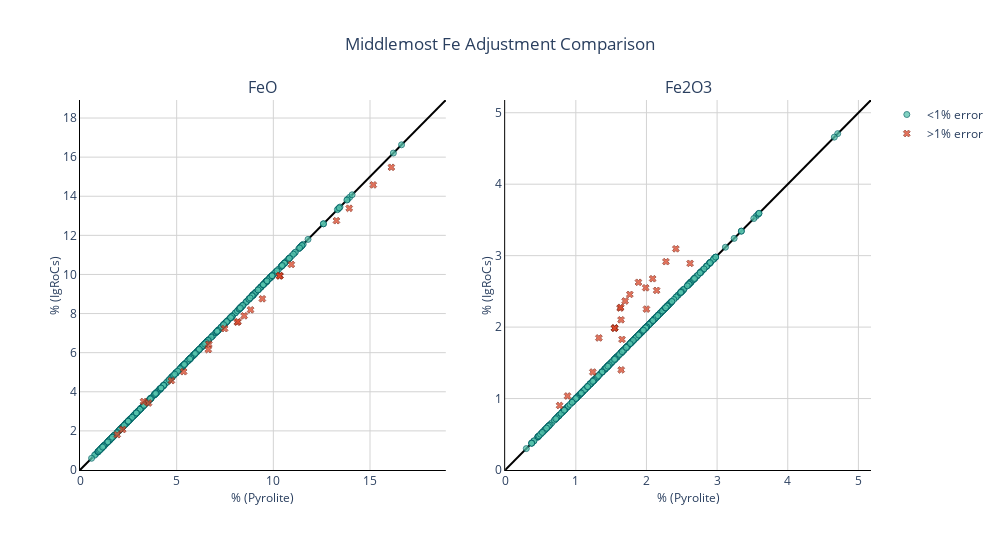

Here is the notebook cell this chart was saved with:
### Code cell
rows=1
cols=2

fig = make_subplots(rows=rows, cols=cols,subplot_titles=['FeO', 'Fe2O3'], horizontal_spacing=0.075)

list_index = 0
n_plots = 2

for i in range(1,rows+1):
    for j in range(1,cols+1):
        if list_index + 1 <= n_plots:
            trace = ['FeO', 'Fe2O3'][list_index]

            pct_diff_middlemost_filter = abs(web_norms_middlemost[trace] - igrocs_input_adj_middlemost[trace]) / igrocs_input_adj_middlemost[trace] > 0.01

            
            fig.append_trace(
                go.Scatter(
                    showlegend=False,
                    x=[0,100],
                    y=[0,100],
                    mode='lines',
                    line=dict(color='black')
                    ),
                row=i,
                col=j,
                
            )

            fig.append_trace(
            go.Scatter(
                showlegend=False,
                x=web_norms_middlemost[trace][pct_diff_middlemost_filter==False],
                y=igrocs_input_adj_middlemost[trace][pct_diff_middlemost_filter==False],
                mode='markers',
                marker=dict(
                        color="#57C4AD",
                        opacity=0.75,
                        line=dict(
                            color='#006164',
                            width=1)),
                name=r'<1% error',
                ),
            row=i,
            col=j
            )
            
            fig.append_trace(
                go.Scatter(
                    showlegend=False,
                    x=web_norms_middlemost[trace][pct_diff_middlemost_filter],
                    y=igrocs_input_adj_middlemost[trace][pct_diff_middlemost_filter],
                    mode='markers',
                    marker=dict(
                        symbol='x',
                        color="#DB4325",
                        opacity=0.75,
                        line=dict(
                            color='#8b2a17',
                            width=1)),
                    name=r'>1% error',
                    ),
                row=i,
                col=j
            )

            x_max = web_norms_middlemost[trace].fillna(0).max()
            y_max = igrocs_input_adj_middlemost[trace].fillna(0).max()

            xy_max = max([x_max, y_max])*1.1

            fig.update_xaxes(
                title_text="% (webNORM)",
                title_font = {"size": 12},
                title_standoff = 5,
                range=[0,xy_max],
                row=i,
                col=j,
                gridcolor='lightgrey',
                linecolor='black'
                )
            
            fig.update_yaxes(
            title_text='% (IgRoCs)',
            title_font = {"size": 12},
            title_standoff = 0,
            range=[0,xy_max],
            row=i,
            col=j,
            gridcolor='lightgrey',
            linecolor='black'
            )

        list_index +=1

fig['data'][1].update(showlegend=True)
fig['data'][2].update(showlegend=True)


fig.update_layout(height=550, width=1000, showlegend=True, title_text="Middlemost Fe Adjustment Comparison",plot_bgcolor='rgba(0,0,0,0)', title_x=0.5)
fig.show()
fig.write_image('MiddlemostAdjustment_FeO_Fe2O3.pdf')

### Figure 1 — Plotly figure (JSON) as saved in the notebook; plotly's stock layout.template omitted (floating-point values rounded to 4 significant figures; data arrays with more than 128 entries replaced by an {"elided": "..."} marker saying what was removed)
{"data": [{"line": {"color": "black"}, "mode": "lines", "showlegend": false, "type": "scatter", "x": [0, 100], "xaxis": "x", "y": [0, 100], "yaxis": "y"}, {"marker": {"color": "#57C4AD", "line": {"color": "#006164", "width": 1}, "opacity": 0.75}, "mode": "markers", "name": "<1% error", "showlegend": true, "type": "scatter", "x": {"elided": "529 float values"}, "xaxis": "x", "y": {"elided": "529 float values"}, "yaxis": "y"}, {"marker": {"color": "#DB4325", "line": {"color": "#8b2a17", "width": 1}, "opacity": 0.75, "symbol": "x"}, "mode": "markers", "name": ">1% error", "showlegend": true, "type": "scatter", "x": [7.48, 8.135, 8.822, 6.664, 8.491, 9.431, 6.635, 2.208, 4.727, 10.34, 1.925, 10.33, 3.285, 10.32, 5.361, 16.1, 3.545, 13.26, 8.173, 10.93, 13.92, 15.17], "xaxis": "x", "y": [7.23, 7.554, 8.191, 6.434, 7.885, 8.756, 6.161, 2.071, 4.569, 9.944, 1.805, 9.931, 3.503, 9.923, 5.027, 15.48, 3.427, 12.75, 7.589, 10.51, 13.39, 14.58], "yaxis": "y"}, {"line": {"color": "black"}, "mode": "lines", "showlegend": false, "type": "scatter", "x": [0, 100], "xaxis": "x2", "y": [0, 100], "yaxis": "y2"}, {"marker": {"color": "#57C4AD", "line": {"color": "#006164", "width": 1}, "opacity": 0.75}, "mode": "markers", "name": "<1% error", "showlegend": false, "type": "scatter", "x": {"elided": "529 float values"}, "xaxis": "x2", "y": {"elided": "529 float values"}, "yaxis": "y2"}, {"marker": {"color": "#DB4325", "line": {"color": "#8b2a17", "width": 1}, "opacity": 0.75, "symbol": "x"}, "mode": "markers", "name": ">1% error", "showlegend": false, "type": "scatter", "x": [2.618, 1.627, 1.765, 1.999, 1.698, 1.886, 1.327, 0.8832, 1.654, 1.552, 0.7703, 1.549, 1.642, 1.548, 2.144, 2.416, 1.241, 1.989, 1.635, 1.64, 2.088, 2.276], "xaxis": "x2", "y": [2.892, 2.266, 2.457, 2.252, 2.365, 2.627, 1.848, 1.036, 1.828, 1.989, 0.9025, 1.986, 1.401, 1.985, 2.514, 3.096, 1.371, 2.55, 2.277, 2.102, 2.677, 2.916], "yaxis": "y2"}], "layout": {"annotations": [{"font": {"size": 16}, "showarrow": false, "text": "FeO", "x": 0.2313, "xanchor": "center", "xref": "paper", "y": 1, "yanchor": "bottom", "yref": "paper"}, {"font": {"size": 16}, "showarrow": false, "text": "Fe2O3", "x": 0.7688, "xanchor": "center", "xref": "paper", "y": 1, "yanchor": "bottom", "yref": "paper"}], "height": 550, "plot_bgcolor": "rgba(0,0,0,0)", "showlegend": true, "title": {"text": "Middlemost Fe Adjustment Comparison", "x": 0.5}, "width": 1000, "xaxis": {"anchor": "y", "domain": [0, 0.4625], "gridcolor": "lightgrey", "linecolor": "black", "range": [0, 18.92], "title": {"font": {"size": 12}, "standoff": 5, "text": "% (Pyrolite)"}}, "xaxis2": {"anchor": "y2", "domain": [0.5375, 1], "gridcolor": "lightgrey", "linecolor": "black", "range": [0, 5.178], "title": {"font": {"size": 12}, "standoff": 5, "text": "% (Pyrolite)"}}, "yaxis": {"anchor": "x", "domain": [0, 1], "gridcolor": "lightgrey", "linecolor": "black", "range": [0, 18.92], "title": {"font": {"size": 12}, "standoff": 0, "text": "% (IgRoCs)"}}, "yaxis2": {"anchor": "x2", "domain": [0, 1], "gridcolor": "lightgrey", "linecolor": "black", "range": [0, 5.178], "title": {"font": {"size": 12}, "standoff": 0, "text": "% (IgRoCs)"}}}}
